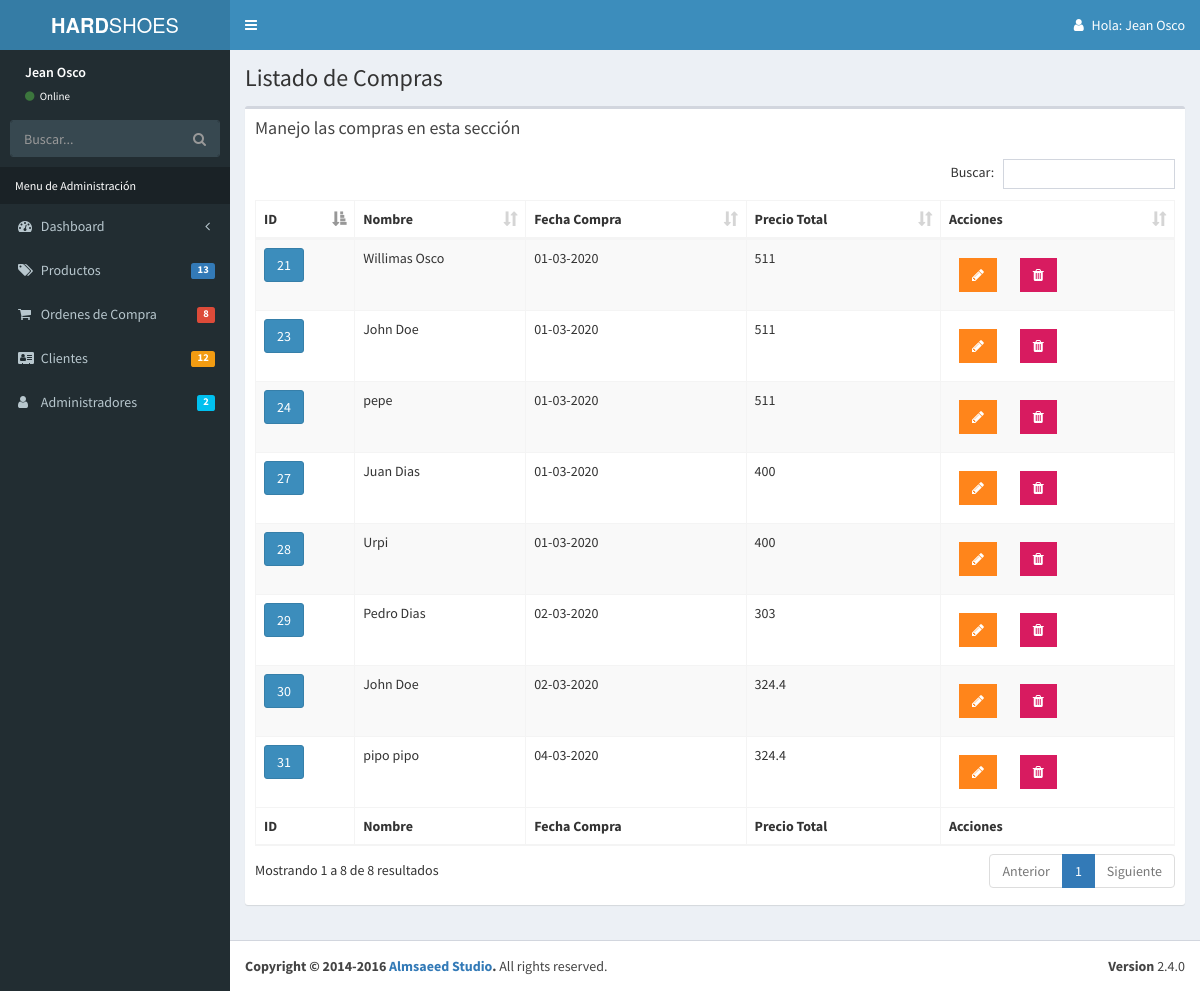
Page /admin/lista-compra.php (signed in) on the committed database.
### tables this page shows
CREATE TABLE `compras` (
  `compra_id` int(11) NOT NULL,
  `cliente_id` int(11) NOT NULL,
  `compra_fecha` date NOT NULL,
  `compra_precio` float NOT NULL,
  `editado` datetime NOT NULL
);

CREATE TABLE `clientes` (
  `cliente_id` int(11) NOT NULL,
  `cliente_nombre` varchar(50) NOT NULL,
  `cliente_num` varchar(50) NOT NULL,
  `cliente_fecha` varchar(20) NOT NULL,
  `cliente_cvc` varchar(10) NOT NULL,
  `cliente_email` varchar(50) NOT NULL,
  `editado` datetime NOT NULL
);

### admin/lista-compra.php (the view, shortened to what this page needs)
<?php
  include_once 'templates/header.php';
  include_once 'templates/barra.php';
  include_once 'templates/navegacion.php';
?>
  <div class="content-wrapper">
    <section class="content-header">
      <h1>
        Listado de Compras
      </h1>
    </section>
    <section class="content">
      <div class="row">
        <div class="col-xs-12">
          <div class="box">
            <div class="box-header">
              <h3 class="box-title">Manejo las compras en esta sección</h3>
            </div>
            <div class="box-body table-responsive">
              <table id="registro" class="table table-bordered table-striped">
                <thead>
                    <tr>
                        <th>ID</th>
                        <th>Nombre</th>
                        <th>Fecha Compra</th>
                        <th>Precio Total</th>
                        <th>Acciones</th>
                    </tr>
                </thead>
                <tbody id="table-compras">
                    <?php
                        try {
                            include_once 'funciones/funciones.php';
                            $query = "SELECT * FROM compras";
                            $resultados = $conn->query($query);
                        } catch (Exception $e) {
                            $error = $e->getMessage();
                            echo $error;
                        }
                        while ($compra = $resultados->fetch_assoc()) {?>
                          <tr>
                            <td>
                              <button type="button" class="btn btn-primary compra-id" data-toggle="modal" data-target="#compra-detalle" data-id="<?php echo $compra['compra_id'] ?>">
                                <?php echo $compra['compra_id'] ?>
                              </button>
                            </td>
                            <?php
                                $clienteID = $compra['cliente_id'];
                                $query = "SELECT cliente_nombre FROM clientes WHERE cliente_id = $clienteID";
                                $resultado = $conn->query($query);
                                $cliente = $resultado->fetch_assoc();
                                $fechaFormateada = date('d-m-Y',strtotime($compra['compra_fecha']));
                            ?>
                            <td><?php echo $cliente['cliente_nombre'] ?></td>
                            <td><?php echo $fechaFormateada ?></td>
                            <td><?php echo $compra['compra_precio'] ?></td>
                            <td>
                              <a href="editar-compra.php?id=<?php echo $compra['compra_id'] ?>" class="btn bg-orange btn-flat margin"> <i class="fa fa-pencil"></i> </a>
                              <a href="#" data-id="<?php echo $compra['compra_id'] ?>" data-tipo="compra" class="btn bg-maroon btn-flat margin borrar-registro"> <i class="fa fa-trash"></i> </a>
                            </td>
                          </tr>
                    <?php } ?>
                </tbody>
                <tfoot>
                <tr>
                    <th>ID</th>
                    <th>Nombre</th>
                    <th>Fecha Compra</th>
                    <th>Precio Total</th>
                    <th>Acciones</th>
                </tr>
                </tfoot>
             </table>
            </div>
          </div>
        </div>
      </div>
    </section>
  </div>
<?php
  include_once 'templates/footer.php';
?>

### rows in the picture
compras: compra_id "21", cliente.cliente_nombre "Willimas Osco", compra_fecha "01-03-2020", compra_precio "511"
compras: compra_id "23", cliente.cliente_nombre "John Doe", compra_fecha "01-03-2020", compra_precio "511"
compras: compra_id "24", cliente.cliente_nombre "pepe", compra_fecha "01-03-2020", compra_precio "511"
compras: compra_id "27", cliente.cliente_nombre "Juan Dias", compra_fecha "01-03-2020", compra_precio "400"
compras: compra_id "28", cliente.cliente_nombre "Urpi", compra_fecha "01-03-2020", compra_precio "400"
compras: compra_id "29", cliente.cliente_nombre "Pedro Dias", compra_fecha "02-03-2020", compra_precio "303"
compras: compra_id "30", cliente.cliente_nombre "John Doe", compra_fecha "02-03-2020", compra_precio "324.4"
compras: compra_id "31", cliente.cliente_nombre "pipo pipo", compra_fecha "04-03-2020", compra_precio "324.4"

### other values in the picture
$_SESSION['nombre'] "Jean Osco"
$usuario "Jean Osco"
$registrados['registros'] "13"
$registrados['registros'] "8"
$registrados['registros'] "12"
$registrados['registros'] "2"
